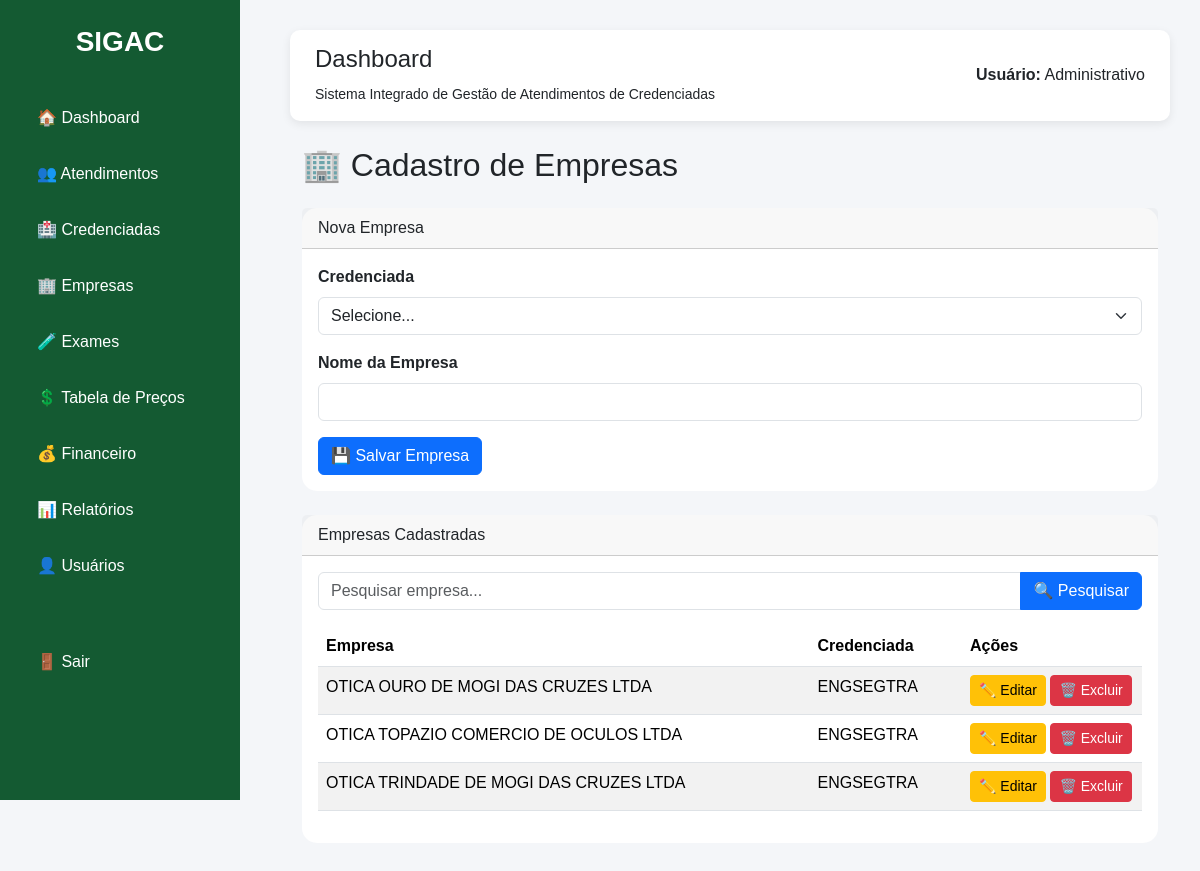
Page /empresas on the committed database.
### tables this page shows
CREATE TABLE empresas(

        id INTEGER PRIMARY KEY AUTOINCREMENT,

        credenciada_id INTEGER NOT NULL,

        nome TEXT NOT NULL,

        FOREIGN KEY (credenciada_id)
            REFERENCES credenciadas(id)

    );

CREATE TABLE credenciadas(

        id INTEGER PRIMARY KEY AUTOINCREMENT,

        nome TEXT NOT NULL,

        tipo_cobranca TEXT NOT NULL,

        email TEXT,

        telefone TEXT,

        contato TEXT,

        observacoes TEXT,

        observacoes_internas TEXT,

        situacao_financeira TEXT DEFAULT NULL

    );

### routes/empresas.py (the view, shortened to what this page needs)
    @app.route("/empresas", methods=["GET", "POST"])
    def empresas():
        conexao = conectar()
        cursor = conexao.cursor()
        pesquisa = request.args.get("pesquisa", "")
        sql = """
            SELECT
                empresas.id,
                empresas.nome,
                empresas.credenciada_id,
                credenciadas.nome AS credenciada
            FROM empresas
            INNER JOIN credenciadas
                ON empresas.credenciada_id = credenciadas.id
        """
        parametros = []
        if pesquisa:
            sql += """
                WHERE empresas.nome LIKE ?
            """
            parametros.append(f"%{pesquisa}%")
        sql += """
            ORDER BY empresas.nome
        """
        cursor.execute(sql, parametros)
        empresas = cursor.fetchall()
        cursor.execute("""
            SELECT
                id,
                nome
            FROM credenciadas
            ORDER BY nome
        """)
        credenciadas = cursor.fetchall()
        conexao.close()
        return render_template(
            "empresas.html",
            empresas=empresas,
            credenciadas=credenciadas,
            pesquisa=pesquisa
        )

### database/database.py (called while the page is built)
def conectar():
    conexao = sqlite3.connect("sigac.db")
    conexao.row_factory = sqlite3.Row
    return conexao

### templates/empresas.html (shortened to what this page needs)
{% extends "base.html" %}
{% block conteudo %}
<div class="container-fluid">
    <h2 class="mb-4">
        🏢 Cadastro de Empresas
    </h2>
    <div class="card mb-4">
        <div class="card-header">
            Nova Empresa
        </div>
        <div class="card-body">
            <form method="POST">
                <div class="mb-3">
                    <label class="form-label">
                        <strong>Credenciada</strong>
                    </label>
                    <select
                        name="credenciada_id"
                        class="form-select"
                        required>
                        <option value="">
                            Selecione...
                        </option>
                    </select>
                </div>
                <div class="mb-3">
                    <label class="form-label">
                        <strong>Nome da Empresa</strong>
                    </label>
                    <input
                        type="text"
                        name="nome"
                        class="form-control"
                        required>
                </div>
                <button
                    type="submit"
                    class="btn btn-primary">
                    💾 Salvar Empresa
                </button>
            </form>
        </div>
    </div>
    <div class="card">
        <div class="card-header">
            Empresas Cadastradas
        </div>
        <div class="card-body">
            <form method="GET" class="mb-3">
                <div class="input-group">
                    <input
                        type="text"
                        name="pesquisa"
                        class="form-control"
                        placeholder="Pesquisar empresa..."
                        value="{{ pesquisa }}">
                    <button
                        class="btn btn-primary">
                        🔍 Pesquisar
                    </button>
                </div>
            </form>
            <table class="table table-striped table-hover">
                                <thead>
                    <tr>
                        <th>Empresa</th>
                        <th>Credenciada</th>
                        <th width="180">Ações</th>
                    </tr>
                </thead>
                <tbody>
                    {% for empresa in empresas %}
                    <tr>
                        <td>{{ empresa.nome }}</td>
                        <td>{{ empresa.credenciada }}</td>
                        <td>
                            <a
                                href="/editar_empresa/{{ empresa.id }}"
                                class="btn btn-warning btn-sm">
                                ✏️ Editar
                            </a>
                            <a
                                href="/excluir_empresa/{{ empresa.id }}"
                                class="btn btn-danger btn-sm"
                                onclick="return confirm('Deseja realmente excluir esta empresa?')">
                                🗑️ Excluir
                            </a>
                        </td>
                    </tr>
                    {% endfor %}
                </tbody>
            </table>
        </div>
    </div>
</div>
{% endblock %}

### templates/base.html (style rules this page uses)
body { background:#f4f6f9; font-family:Arial, Helvetica, sans-serif; }
.card { border:none; border-radius:15px; }

### rows in the picture
empresas: nome "OTICA OURO DE MOGI DAS CRUZES LTDA", credenciada "ENGSEGTRA"
empresas: nome "OTICA TOPAZIO COMERCIO DE OCULOS LTDA", credenciada "ENGSEGTRA"
empresas: nome "OTICA TRINDADE DE MOGI DAS CRUZES LTDA", credenciada "ENGSEGTRA"
